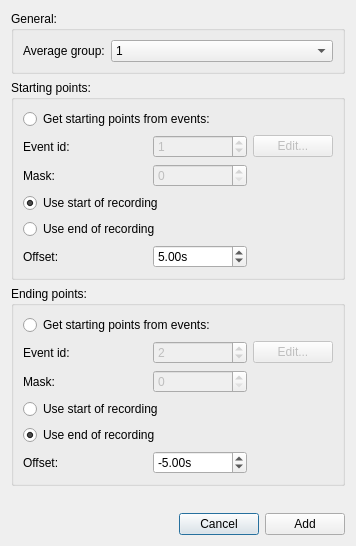
<?xml version="1.0" encoding="UTF-8"?>
<ui version="4.0">
 <class>PowerSpectrumAddAdvancedDialog</class>
 <widget class="QDialog" name="PowerSpectrumAddAdvancedDialog">
  <property name="geometry">
   <rect>
    <x>0</x>
    <y>0</y>
    <width>356</width>
    <height>546</height>
   </rect>
  </property>
  <property name="windowTitle">
   <string>Meggie - Add advanced</string>
  </property>
  <layout class="QGridLayout" name="gridLayout_2">
   <item row="0" column="0">
    <widget class="QGroupBox" name="groupBoxGeneral">
     <property name="title">
      <string>General:</string>
     </property>
     <layout class="QFormLayout" name="formLayout">
      <item row="0" column="0">
       <widget class="QLabel" name="labelGroup">
        <property name="text">
         <string>Average group:</string>
        </property>
       </widget>
      </item>
      <item row="0" column="1">
       <widget class="QComboBox" name="comboBoxAvgGroup">
        <item>
         <property name="text">
          <string>1</string>
         </property>
        </item>
        <item>
         <property name="text">
          <string>2</string>
         </property>
        </item>
        <item>
         <property name="text">
          <string>3</string>
         </property>
        </item>
        <item>
         <property name="text">
          <string>4</string>
         </property>
        </item>
        <item>
         <property name="text">
          <string>5</string>
         </property>
        </item>
        <item>
         <property name="text">
          <string>6</string>
         </property>
        </item>
        <item>
         <property name="text">
          <string>7</string>
         </property>
        </item>
        <item>
         <property name="text">
          <string>8</string>
         </property>
        </item>
       </widget>
      </item>
     </layout>
    </widget>
   </item>
   <item row="4" column="0">
    <layout class="QHBoxLayout" name="horizontalLayout">
     <item>
      <spacer name="horizontalSpacer">
       <property name="orientation">
        <enum>Qt::Horizontal</enum>
       </property>
       <property name="sizeHint" stdset="0">
        <size>
         <width>40</width>
         <height>20</height>
        </size>
       </property>
      </spacer>
     </item>
     <item>
      <widget class="QPushButton" name="pushButtonCancel">
       <property name="text">
        <string>Cancel</string>
       </property>
      </widget>
     </item>
     <item>
      <widget class="QPushButton" name="pushButtonAccept">
       <property name="text">
        <string>Add</string>
       </property>
      </widget>
     </item>
    </layout>
   </item>
   <item row="1" column="0">
    <widget class="QGroupBox" name="groupBoxStartingPoints">
     <property name="title">
      <string>Starting points:</string>
     </property>
     <layout class="QGridLayout" name="gridLayout_3">
      <item row="1" column="0">
       <widget class="QLabel" name="labelStartId">
        <property name="text">
         <string>Event id:</string>
        </property>
       </widget>
      </item>
      <item row="5" column="0">
       <widget class="QLabel" name="labelStartOffset">
        <property name="text">
         <string>Offset:</string>
        </property>
       </widget>
      </item>
      <item row="2" column="0">
       <widget class="QLabel" name="labelStartMask">
        <property name="text">
         <string>Mask:</string>
        </property>
       </widget>
      </item>
      <item row="1" column="3">
       <widget class="QPushButton" name="pushButtonStartEdit">
        <property name="enabled">
         <bool>false</bool>
        </property>
        <property name="text">
         <string>Edit...</string>
        </property>
       </widget>
      </item>
      <item row="0" column="0" colspan="4">
       <widget class="QRadioButton" name="radioButtonStartUseEvents">
        <property name="text">
         <string>Get starting points from events:</string>
        </property>
       </widget>
      </item>
      <item row="3" column="0" colspan="4">
       <widget class="QRadioButton" name="radioButtonStartUseStart">
        <property name="text">
         <string>Use start of recording</string>
        </property>
        <property name="checked">
         <bool>true</bool>
        </property>
       </widget>
      </item>
      <item row="5" column="2">
       <widget class="QDoubleSpinBox" name="doubleSpinBoxStartOffset">
        <property name="suffix">
         <string>s</string>
        </property>
        <property name="minimum">
         <double>-100000000.000000000000000</double>
        </property>
        <property name="maximum">
         <double>100000000.000000000000000</double>
        </property>
        <property name="value">
         <double>5.000000000000000</double>
        </property>
       </widget>
      </item>
      <item row="1" column="2">
       <widget class="QSpinBox" name="spinBoxStartId">
        <property name="enabled">
         <bool>false</bool>
        </property>
        <property name="maximum">
         <number>10000000</number>
        </property>
        <property name="value">
         <number>1</number>
        </property>
       </widget>
      </item>
      <item row="2" column="2">
       <widget class="QSpinBox" name="spinBoxStartMask">
        <property name="enabled">
         <bool>false</bool>
        </property>
        <property name="maximum">
         <number>1000000000</number>
        </property>
       </widget>
      </item>
      <item row="4" column="0" colspan="4">
       <widget class="QRadioButton" name="radioButtonStartUseEnd">
        <property name="text">
         <string>Use end of recording</string>
        </property>
       </widget>
      </item>
     </layout>
    </widget>
   </item>
   <item row="2" column="0">
    <widget class="QGroupBox" name="groupBoxEndingPoints">
     <property name="title">
      <string>Ending points:</string>
     </property>
     <layout class="QGridLayout" name="gridLayout_4">
      <item row="6" column="2">
       <widget class="QDoubleSpinBox" name="doubleSpinBoxEndOffset">
        <property name="suffix">
         <string>s</string>
        </property>
        <property name="minimum">
         <double>-10000000.000000000000000</double>
        </property>
        <property name="maximum">
         <double>10000000.990000000223517</double>
        </property>
        <property name="value">
         <double>-5.000000000000000</double>
        </property>
       </widget>
      </item>
      <item row="2" column="0">
       <widget class="QLabel" name="labelEndMask">
        <property name="text">
         <string>Mask:</string>
        </property>
       </widget>
      </item>
      <item row="1" column="0">
       <widget class="QLabel" name="labelEndId">
        <property name="text">
         <string>Event id:</string>
        </property>
       </widget>
      </item>
      <item row="6" column="0">
       <widget class="QLabel" name="labelEndOffset">
        <property name="text">
         <string>Offset:</string>
        </property>
       </widget>
      </item>
      <item row="1" column="3">
       <widget class="QPushButton" name="pushButtonEndEdit">
        <property name="enabled">
         <bool>false</bool>
        </property>
        <property name="text">
         <string>Edit...</string>
        </property>
       </widget>
      </item>
      <item row="0" column="0" colspan="4">
       <widget class="QRadioButton" name="radioButtonEndUseEvents">
        <property name="text">
         <string>Get starting points from events:</string>
        </property>
       </widget>
      </item>
      <item row="4" column="0" colspan="4">
       <widget class="QRadioButton" name="radioButtonEndUseEnd">
        <property name="text">
         <string>Use end of recording</string>
        </property>
        <property name="checked">
         <bool>true</bool>
        </property>
       </widget>
      </item>
      <item row="1" column="2">
       <widget class="QSpinBox" name="spinBoxEndId">
        <property name="enabled">
         <bool>false</bool>
        </property>
        <property name="maximum">
         <number>10000000</number>
        </property>
        <property name="value">
         <number>2</number>
        </property>
       </widget>
      </item>
      <item row="2" column="2">
       <widget class="QSpinBox" name="spinBoxEndMask">
        <property name="enabled">
         <bool>false</bool>
        </property>
        <property name="maximum">
         <number>1000000000</number>
        </property>
       </widget>
      </item>
      <item row="3" column="0" colspan="4">
       <widget class="QRadioButton" name="radioButtonEndUseStart">
        <property name="text">
         <string>Use start of recording</string>
        </property>
       </widget>
      </item>
     </layout>
    </widget>
   </item>
   <item row="3" column="0">
    <spacer name="verticalSpacer">
     <property name="orientation">
      <enum>Qt::Vertical</enum>
     </property>
     <property name="sizeHint" stdset="0">
      <size>
       <width>20</width>
       <height>40</height>
      </size>
     </property>
    </spacer>
   </item>
  </layout>
 </widget>
 <resources/>
 <connections>
  <connection>
   <sender>pushButtonCancel</sender>
   <signal>clicked()</signal>
   <receiver>PowerSpectrumAddAdvancedDialog</receiver>
   <slot>reject()</slot>
   <hints>
    <hint type="sourcelabel">
     <x>293</x>
     <y>155</y>
    </hint>
    <hint type="destinationlabel">
     <x>18</x>
     <y>131</y>
    </hint>
   </hints>
  </connection>
  <connection>
   <sender>pushButtonAccept</sender>
   <signal>clicked()</signal>
   <receiver>PowerSpectrumAddAdvancedDialog</receiver>
   <slot>accept()</slot>
   <hints>
    <hint type="sourcelabel">
     <x>384</x>
     <y>155</y>
    </hint>
    <hint type="destinationlabel">
     <x>47</x>
     <y>149</y>
    </hint>
   </hints>
  </connection>
  <connection>
   <sender>radioButtonEndUseEvents</sender>
   <signal>toggled(bool)</signal>
   <receiver>spinBoxEndId</receiver>
   <slot>setEnabled(bool)</slot>
   <hints>
    <hint type="sourcelabel">
     <x>181</x>
     <y>306</y>
    </hint>
    <hint type="destinationlabel">
     <x>191</x>
     <y>334</y>
    </hint>
   </hints>
  </connection>
  <connection>
   <sender>radioButtonEndUseEvents</sender>
   <signal>toggled(bool)</signal>
   <receiver>spinBoxEndMask</receiver>
   <slot>setEnabled(bool)</slot>
   <hints>
    <hint type="sourcelabel">
     <x>181</x>
     <y>306</y>
    </hint>
    <hint type="destinationlabel">
     <x>191</x>
     <y>364</y>
    </hint>
   </hints>
  </connection>
  <connection>
   <sender>radioButtonEndUseEvents</sender>
   <signal>toggled(bool)</signal>
   <receiver>pushButtonEndEdit</receiver>
   <slot>setEnabled(bool)</slot>
   <hints>
    <hint type="sourcelabel">
     <x>181</x>
     <y>306</y>
    </hint>
    <hint type="destinationlabel">
     <x>301</x>
     <y>334</y>
    </hint>
   </hints>
  </connection>
  <connection>
   <sender>radioButtonStartUseEvents</sender>
   <signal>toggled(bool)</signal>
   <receiver>spinBoxStartId</receiver>
   <slot>setEnabled(bool)</slot>
   <hints>
    <hint type="sourcelabel">
     <x>181</x>
     <y>120</y>
    </hint>
    <hint type="destinationlabel">
     <x>187</x>
     <y>148</y>
    </hint>
   </hints>
  </connection>
  <connection>
   <sender>radioButtonStartUseEvents</sender>
   <signal>toggled(bool)</signal>
   <receiver>spinBoxStartMask</receiver>
   <slot>setEnabled(bool)</slot>
   <hints>
    <hint type="sourcelabel">
     <x>181</x>
     <y>120</y>
    </hint>
    <hint type="destinationlabel">
     <x>187</x>
     <y>178</y>
    </hint>
   </hints>
  </connection>
  <connection>
   <sender>radioButtonStartUseEvents</sender>
   <signal>toggled(bool)</signal>
   <receiver>pushButtonStartEdit</receiver>
   <slot>setEnabled(bool)</slot>
   <hints>
    <hint type="sourcelabel">
     <x>181</x>
     <y>120</y>
    </hint>
    <hint type="destinationlabel">
     <x>301</x>
     <y>148</y>
    </hint>
   </hints>
  </connection>
 </connections>
</ui>
